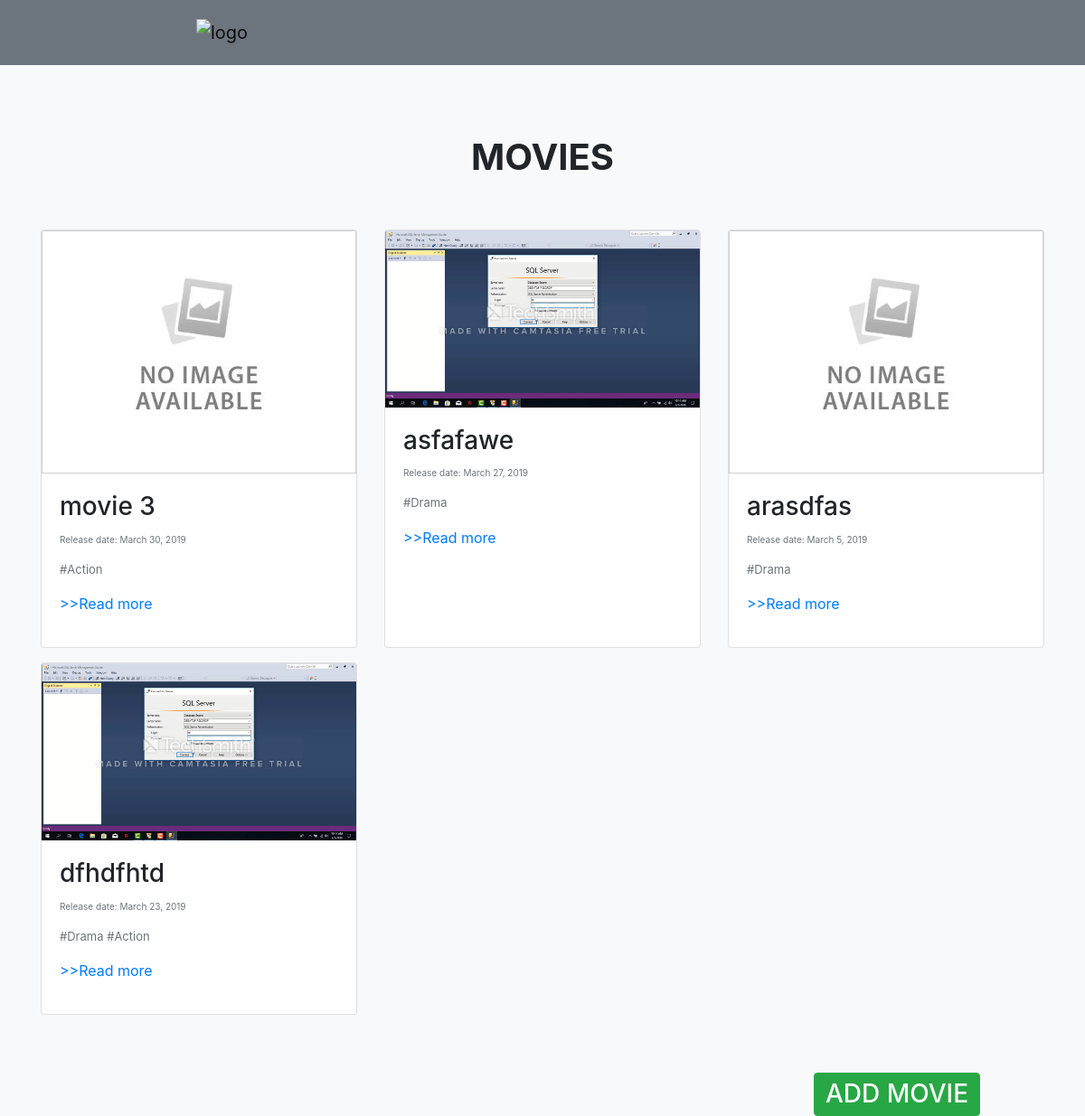
Before: /home/movies/ with the older database file.
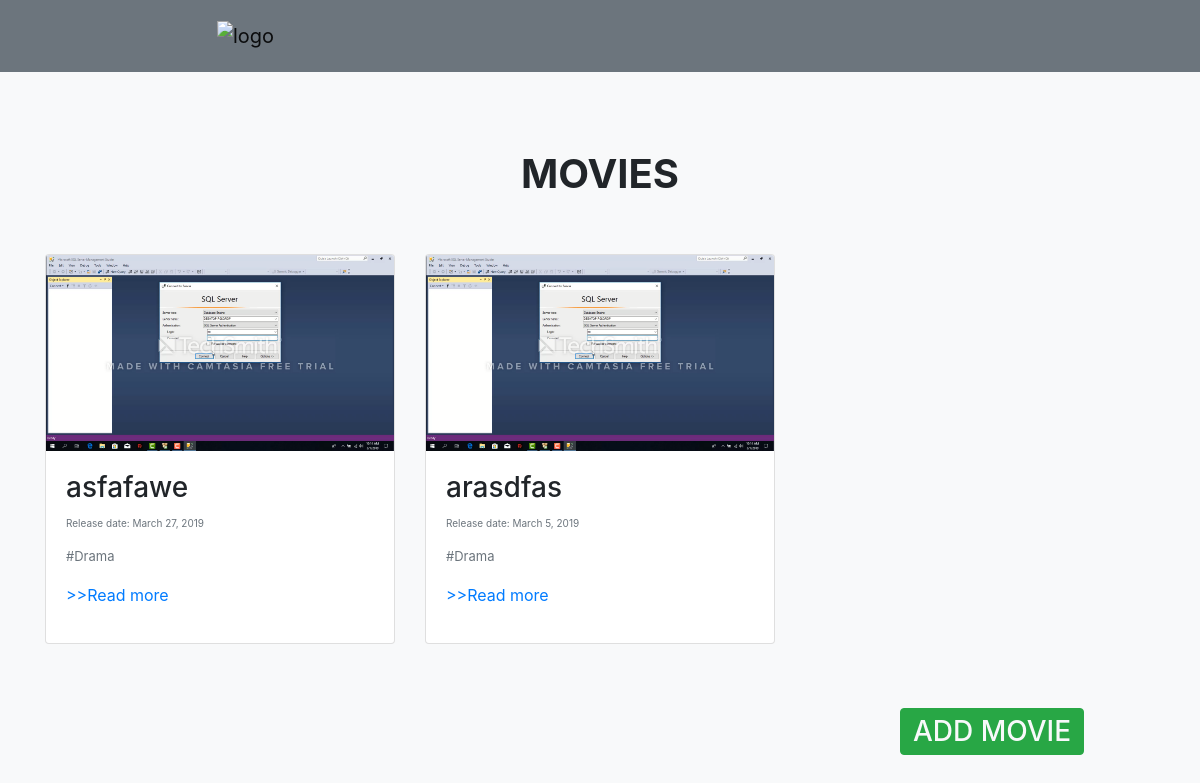
After: the same page with the newer database file.
### intekimdb/models.py (models this page shows, shortened)
class Movie(models.Model):
    title = models.CharField(max_length=100)
    description = models.TextField(max_length=500)
    release_date = models.DateField(default=now())
    category = models.ManyToManyField(Category)
    actors = models.ManyToManyField(Actor, blank=True)
    logo = models.ImageField(upload_to = 'pic_folder/', default = 'pic_folder/no-img.jpg')
    class Meta:
        verbose_name = "Movie"
        verbose_name_plural = "Movies"

class Category(models.Model):
    name = models.CharField(max_length=50, choices=choice_category, default='Action')
    def __str__(self):
        return self.name

### intekimdb/views.py (the view)
# urls.py: path('movies/', views.MovieListView.as_view(), name='movie_list'),
class MovieListView(ListView):
    model = Movie
    paginate_by = 100  # if pagination is desired
    def get_context_data(self, **kwargs):
        context = super().get_context_data(**kwargs)
        return context

### templates/intekimdb/movie_list.html (shortened to what this page needs)
{% extends "home.html" %}
{% load add_attr %}
{% block content %}
    <div class="row justify-content-center mb-5">
        <h1 class="font-weight-bold text-uppercase">Movies</h1>
    </div>
    <div class="row mt-4">
        {% for movie in object_list %}
            <div class="col-4 d-flex justify-content-center mb-3">
                <div class="card">
                    <img src="{{ movie.logo.url }}" alt="movie_logo" class="card-img-top">
                    <div class="card-body">
                        <h3 class="card-title">{{ movie.title }}</h3>
                        <p class="card-text text-muted" style="font-size: 10px">Release date: {{ movie.release_date }}</p>
                        <p class="card-text text-muted" style="font-size: 13px">
                            {% for cate in movie.category.all %}
                            #{{ cate }}
                            {% endfor %}
                        </p>
                        <a href="{% url 'intekimdb:movie_detail' movie.id %}" class="card-link">
                            <p>>>Read more</p>
                        </a>
                    </div>
                </div>
            </div>
        {% endfor %}
    </div>
    <div class="row mt-5">
        <div class="col-3 ml-auto">
            <a href="{% url 'intekimdb:movie_create' %}">
                <div class="btn btn-success">
                    <h3 class="text-light mb-0">ADD MOVIE</h3>
                </div>
            </a>
        </div>
    </div>
{% endblock %}

Changed rows visible on the page:
removed Movie: logo (placeholder picture), title "movie 3", release_date "March 30, 2019"
no longer on this page (row unchanged): Category: name "Action"
removed Movie: logo (picture), title "dfhdfhtd", release_date "March 23, 2019", Category (name "Drama")
changed Movie "arasdfas": logo: picture added in place of a placeholder
